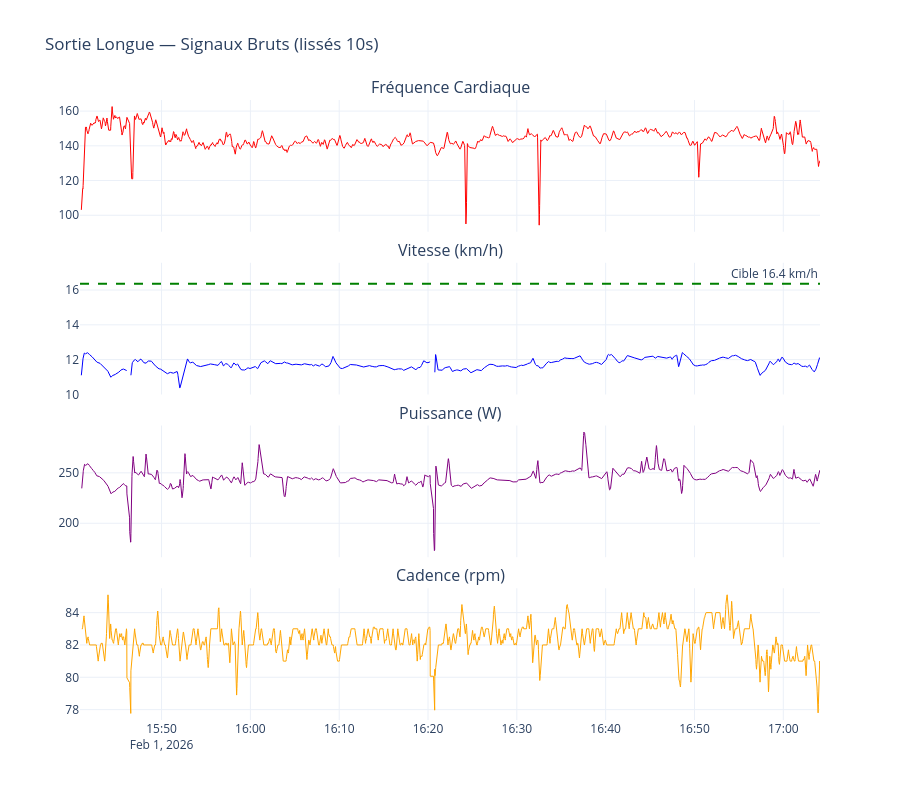

The notebook cell this image was saved under:
### Markdown cell above
## 2. Visualisation multi-signaux

### Code cell
mask = get_running_mask(df, params)
df_run = df.loc[mask]

# Lissage pour la lisibilité (rolling 10s)
smooth = 10

fig = make_subplots(
    rows=4, cols=1, shared_xaxes=True,
    subplot_titles=('Fréquence Cardiaque', 'Vitesse (km/h)', 'Puissance (W)', 'Cadence (rpm)'),
    vertical_spacing=0.05
)

# FC
fig.add_trace(go.Scatter(
    x=df_run.index, y=df_run['hr'].rolling(smooth).mean(),
    name='FC', line=dict(color='red', width=1)
), row=1, col=1)

# Vitesse
fig.add_trace(go.Scatter(
    x=df_run.index, y=df_run['speed_kmh'].rolling(smooth).mean(),
    name='Vitesse', line=dict(color='blue', width=1)
), row=2, col=1)
# Ligne allure cible
target_kmh = params['athlete']['target_speed_ms'] * 3.6
fig.add_hline(y=target_kmh, line_dash='dash', line_color='green',
              annotation_text=f"Cible {target_kmh:.1f} km/h", row=2, col=1)

# Puissance
if 'power' in df_run.columns:
    fig.add_trace(go.Scatter(
        x=df_run.index, y=df_run['power'].rolling(smooth).mean(),
        name='Power', line=dict(color='purple', width=1)
    ), row=3, col=1)

# Cadence
if 'cadence' in df_run.columns:
    fig.add_trace(go.Scatter(
        x=df_run.index, y=df_run['cadence'].rolling(smooth).mean(),
        name='Cadence', line=dict(color='orange', width=1)
    ), row=4, col=1)

fig.update_layout(height=800, showlegend=False, template='plotly_white',
                  title='Sortie Longue — Signaux Bruts (lissés 10s)')
fig.show()

### Figure 1 — Plotly figure (JSON) as saved in the notebook; plotly's stock layout.template omitted (floating-point values rounded to 4 significant figures; data arrays with more than 128 entries replaced by an {"elided": "..."} marker saying what was removed)
{"data": [{"line": {"color": "red", "width": 1}, "name": "FC", "type": "scatter", "x": {"elided": "4962 str values"}, "xaxis": "x", "y": {"elided": "4962 float values"}, "yaxis": "y"}, {"line": {"color": "blue", "width": 1}, "name": "Vitesse", "type": "scatter", "x": {"elided": "4962 str values"}, "xaxis": "x2", "y": {"elided": "4962 float values"}, "yaxis": "y2"}, {"line": {"color": "purple", "width": 1}, "name": "Power", "type": "scatter", "x": {"elided": "4962 str values"}, "xaxis": "x3", "y": {"elided": "4962 float values"}, "yaxis": "y3"}, {"line": {"color": "orange", "width": 1}, "name": "Cadence", "type": "scatter", "x": {"elided": "4962 str values"}, "xaxis": "x4", "y": {"elided": "4962 float values"}, "yaxis": "y4"}], "layout": {"annotations": [{"font": {"size": 16}, "showarrow": false, "text": "Fréquence Cardiaque", "x": 0.5, "xanchor": "center", "xref": "paper", "y": 1, "yanchor": "bottom", "yref": "paper"}, {"font": {"size": 16}, "showarrow": false, "text": "Vitesse (km/h)", "x": 0.5, "xanchor": "center", "xref": "paper", "y": 0.7375, "yanchor": "bottom", "yref": "paper"}, {"font": {"size": 16}, "showarrow": false, "text": "Puissance (W)", "x": 0.5, "xanchor": "center", "xref": "paper", "y": 0.475, "yanchor": "bottom", "yref": "paper"}, {"font": {"size": 16}, "showarrow": false, "text": "Cadence (rpm)", "x": 0.5, "xanchor": "center", "xref": "paper", "y": 0.2125, "yanchor": "bottom", "yref": "paper"}, {"showarrow": false, "text": "Cible 16.4 km/h", "x": 1, "xanchor": "right", "xref": "x2 domain", "y": 16.36, "yanchor": "bottom", "yref": "y2"}], "height": 800, "shapes": [{"line": {"color": "green", "dash": "dash"}, "type": "line", "x0": 0, "x1": 1, "xref": "x2 domain", "y0": 16.36, "y1": 16.36, "yref": "y2"}], "showlegend": false, "title": {"text": "Sortie Longue — Signaux Bruts (lissés 10s)"}, "xaxis": {"anchor": "y", "domain": [0, 1], "matches": "x4", "showticklabels": false}, "xaxis2": {"anchor": "y2", "domain": [0, 1], "matches": "x4", "showticklabels": false}, "xaxis3": {"anchor": "y3", "domain": [0, 1], "matches": "x4", "showticklabels": false}, "xaxis4": {"anchor": "y4", "domain": [0, 1]}, "yaxis": {"anchor": "x", "domain": [0.7875, 1]}, "yaxis2": {"anchor": "x2", "domain": [0.525, 0.7375]}, "yaxis3": {"anchor": "x3", "domain": [0.2625, 0.475]}, "yaxis4": {"anchor": "x4", "domain": [0, 0.2125]}}}
